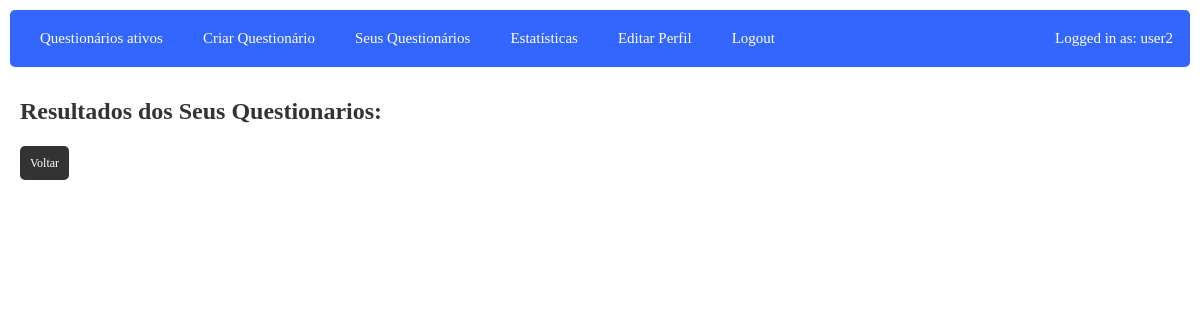
Page /php/www/verResultadosUser.php (signed in) on the earlier database version.
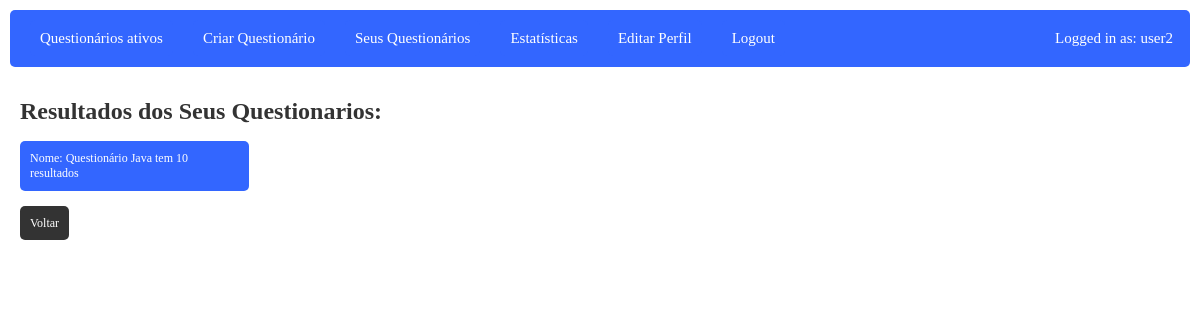
Same page on the later database version.
### tables this page shows
CREATE TABLE `users` (
  `id` int(11) NOT NULL,
  `nome` varchar(80) NOT NULL,
  `email` varchar(100) NOT NULL,
  `password` varchar(200) NOT NULL,
  `tipo` int(11) NOT NULL
);

CREATE TABLE `questionario` (
  `QuestionarioID` int(11) NOT NULL,
  `UserCriacao` int(11) NOT NULL,
  `Modo` varchar(50) NOT NULL,
  `Titulo` varchar(50) NOT NULL,
  `Descricao` text NOT NULL,
  `DataDeCriacao` date DEFAULT NULL,
  `Acesso` varchar(50) NOT NULL,
  `Dificuldade` varchar(50) NOT NULL,
  `TimerMinutos` int(11) NOT NULL,
  `TimerSegundos` int(11) NOT NULL
);

### php/www/functions.php (called while the page is built, shortened)
<?php
function loggedin(){
	if(isset($_SESSION['user_id']) && !empty($_SESSION['user_id'])){
		return true;
	}else{
		return false;
	}
}
function get_resultados_by_questionario($pdo,$questionarioID){
    $statement = $pdo->prepare("SELECT * FROM `resultados` WHERE `QuestionarioID` = $questionarioID");
    $statement->execute();
    $seus_resultados = $statement->fetchAll();
    return $seus_resultados;
}
function get_seus_questionarios($pdo, $user_id){
    $statement = $pdo->prepare("SELECT * FROM `questionario` WHERE `UserCriacao` = $user_id order by `QuestionarioID`");
    $statement->execute();
    $seus_questionarios = $statement->fetchAll();
    return $seus_questionarios;
}
function get_all_users($pdo){
	$statement = $pdo->prepare("SELECT * FROM users");
	$statement->execute();
	$all_users = $statement->fetchAll();
	return $all_users;
}
function get_all_questionarios($pdo){
    $statement = $pdo->prepare("SELECT * FROM questionario");
    $statement->execute();
    $all_questionarios = $statement->fetchAll();
    return $all_questionarios;
}

### php/www/verResultadosUser.php (the view, shortened to what this page needs)
<html>
<link rel='stylesheet' href='style.css'/>
<?php
include 'functions.php';
include 'header.php';
$pdo = create_database_connection();
?>
<div class='container'>
    <h1>Resultados dos Seus Questionarios:</h1>
    <?php
    $my_id = $_SESSION['user_id'];
    $questionarios = get_seus_questionarios($pdo, $my_id);
    foreach ($questionarios as $questionario)
    {
        $id = $questionario['QuestionarioID'];
        $resultados = get_resultados_by_questionario($pdo,$id);
        $titulo = $questionario['Titulo'];
        $qtd = sizeof($resultados);
        echo "<a href='verResultadosQuestionario.php?questionario=$id' class='boxBom1' style='display:block'>Nome: $titulo tem $qtd resultados</a>";
    }
    echo "</br><a href='opcoesSeusQuestionarios.php' class='box'>Voltar</a>"
    ?>
</div>
</body>
</html>

### php/www/header.php (shortened to what this page needs)
<div id='title_bar'>
<ul>
	<?php
	if(loggedin()){
		?>
		<?php
		$my_id=$_SESSION['user_id'];
		$pdo = create_database_connection();
		$users=get_all_users($pdo);
        $questionarios=get_all_questionarios($pdo);
        ?><li><a href='questionariosAtivos.php'>Questionários ativos</a></li><?php
        ?><li><a href='introduzirQuestionarioModo.php'>Criar Questionário</a></li><?php
        ?><li><a href='opcoesSeusQuestionarios.php' class='box' >Seus Questionários</a></li><?php
		foreach($users as $user){
			$user_id=$user["id"];
			if($user_id==$my_id){
				if($user['tipo']==1){
					?>
                    <li><a href='apagarQuestionario.php'>Apagar Questionários</a></li>
                    <li><a href='membros.php'>Membros</a></li>
                    <li><a href='gerirUtilizadores.php'>Gerir Utilizadores</a></li>
					<?php
				}if($user['tipo']==0){
					?>
                    <li><a href='estatisticas.php' class='box' >Estatísticas</a></li>
                    <li><a href='editarPerfil.php' class='box'>Editar Perfil</a></li>
					<?php
				}
			}
		}
		?>
		<li><a href='logout.php'>Logout</a></li>
		<div class="topright">
		<?php
		foreach($users as $user){
			$userid=$user["id"];
			if($userid==$my_id){
				$nome=$user['nome'];
				echo "<h10>Logged in as: $nome</h10>";
			}
		}
		?>
		</div>
		<?php
	}else{
		?>
		<li><a href='login.php'>Log in</a></li>
		<li><a href='registar.php'>Registar</a></li>
		<?php
	}
	?>
</ul>
</div>

Differences in the rows shown:
added questionario: Titulo "Questionário Java", qtd "10"
